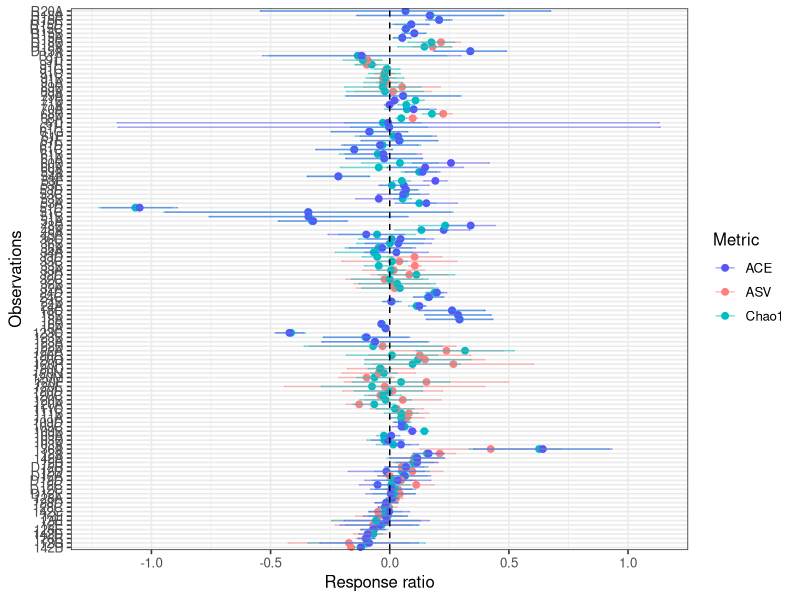
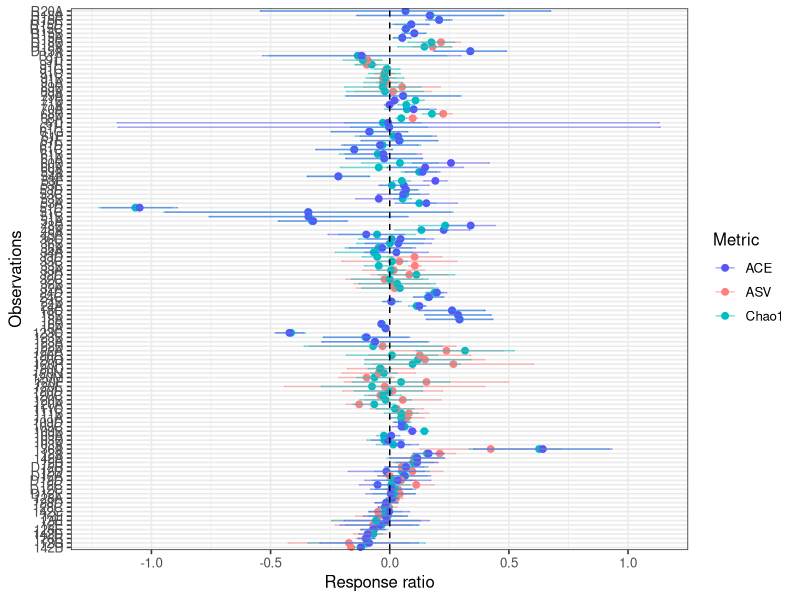

The R script that drew these images, in order:
library(readxl)
library(dplyr)
library(writexl)

# Read the data
df <- read_excel("Bacteria_Richness.xlsx")

# Force conversion of RR and Vi columns to numeric type
df <- df %>%
  mutate(across(c(Chao1_RR, Chao1_Vi, ACE_RR, ACE_Vi, ASV_RR, ASV_Vi), as.numeric))

# Fixed-effect model combination function (automatically skips NA)
combine_fixed <- function(rr, vi) {
  valid <- !is.na(rr) & !is.na(vi)
  rr <- rr[valid]
  vi <- vi[valid]
  
  if (length(rr) == 0) {
    return(c(NA, NA))
  } else if (length(rr) == 1) {
    return(c(rr[1], vi[1]))
  } else {
    w <- 1 / vi
    rr_combined <- sum(w * rr) / sum(w)
    vi_combined <- 1 / sum(w)
    return(c(rr_combined, vi_combined))
  }
}

# Apply the function to each row
result <- df %>%
  rowwise() %>%
  mutate(
    combined = list(combine_fixed(
      rr = c(Chao1_RR, ACE_RR, ASV_RR),
      vi = c(Chao1_Vi, ACE_Vi, ASV_Vi)
    )),
    RR_combined = combined[[1]],
    Vi_combined = combined[[2]]
  ) %>%
  ungroup() %>%
  select(Beta_ID, RR_combined, Vi_combined)

# Print the result
print(result)

# Save the result as an Excel file
write_xlsx(result, "FixedEffect_BacterialRichness_Combined.xlsx")


######################  Visualization
library(tidyr)
library(ggplot2)
library(patchwork)

# Read and convert again for plotting
df <- read_excel("Bacteria_Richness.xlsx")

df <- df %>%
  mutate(across(c(ASV_RR, ASV_Vi, Chao1_RR, Chao1_Vi, ACE_RR, ACE_Vi), as.numeric))

# Convert to long format
long_df <- df %>%
  select(Beta_ID, ASV = ASV_RR, ASV_Vi = ASV_Vi,
         Chao1 = Chao1_RR, Chao1_Vi,
         ACE = ACE_RR, ACE_Vi) %>%
  pivot_longer(cols = -Beta_ID, names_to = "Metric", values_to = "Value") %>%
  mutate(
    Type = ifelse(grepl("_Vi$", Metric), "Vi", "RR"),
    Metric = gsub("_Vi$", "", Metric)
  ) %>%
  pivot_wider(names_from = Type, values_from = Value) %>%
  mutate(
    SE = sqrt(as.numeric(Vi)),
    CI_lower = RR - 1.96 * SE,
    CI_upper = RR + 1.96 * SE
  )

# Determine if any CIs overlap within the same Beta_ID
significance_summary <- long_df %>%
  group_by(Beta_ID) %>%
  summarise(
    any_overlap = {
      combn(1:n(), 2, function(idx) {
        i <- idx[1]; j <- idx[2]
        ci_i <- c(CI_lower[i], CI_upper[i])
        ci_j <- c(CI_lower[j], CI_upper[j])
        # Check if CIs overlap
        !(ci_i[2] < ci_j[1] || ci_j[2] < ci_i[1])
      }) %>% any()
    }
  ) %>%
  mutate(Significance = ifelse(any_overlap, "Not significant", "Significant"))

# Merge the significance result back to the long dataframe
long_df <- long_df %>%
  left_join(significance_summary, by = "Beta_ID")

# Forest plot: points + error bars
p1 <- ggplot(long_df, aes(x = RR, y = reorder(Beta_ID, RR), color = Metric)) +
  geom_point(size = 2) +
  geom_errorbarh(aes(xmin = CI_lower, xmax = CI_upper), height = 0.3, alpha = 0.5) +
  geom_vline(xintercept = 0, linetype = "dashed") +
  scale_color_manual(values = c("ASV" = "#FF8080", "Chao1" = "#00BFC4", "ACE" = "#5757F9")) +
  theme_bw(base_size = 12) +
  labs(x = "Response ratio", y = "Observations", color = "Metric")

# Display plot
p1

# Save plot as PDF
ggsave("Bacteria_richness_forest_plot.pdf", p1, width = 8, height = 12)

 